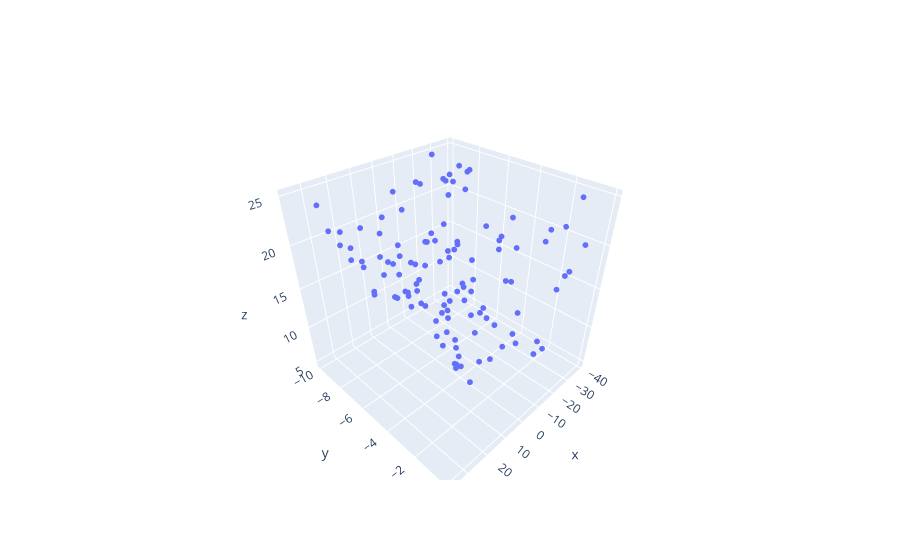

Here is the notebook cell this chart was saved with:
### Code cell
meas_0 = data.get_measurements_data_points(0)
meas_1 = data.get_measurements_data_points(1)

matches = data_association_on_appearance(meas_0, meas_1)
points_0 = np.array(matches['points_1'])
points_1 = np.array(matches['points_2'])

w_T_c0 = np.eye(4)
poses.append(w_T_c0)

#** Estimate the relative pose between the two frames
K = camera.get_camera_matrix()
E, mask = cv2.findEssentialMat(points_0, points_1, K, method=cv2.RANSAC, prob=0.999, threshold=1.0)
_, R, t, mask = cv2.recoverPose(E, points_0, points_1, K, mask=mask)
c0_T_c1 = Rt2T(R, -t)
next_pose = w_T_c0 @ c0_T_c1

print("Estimated relative pose: ")
print(np.round(next_pose, 2))

#** Triangulate points
points_3D = triangulate_points(points_0, points_1, w_T_c0, next_pose)
next_map = {'position':points_3D, 'appearance':matches['appearance']}
# append to map if the points are not already in the map
for i in range(len(next_map['position'])):
    position = next_map['position'][i]
    appearance = next_map['appearance'][i]
    if appearance not in map['appearance']:
        map['position'].append(position)
        map['appearance'].append(appearance)

current_pose = next_pose
current_map = next_map
camera.set_c_T_w(np.linalg.inv(current_pose))
poses.append(current_pose)

#** Plot the 3D points
fig = go.Figure()
x_coords = points_3D[:, 0]  
y_coords = points_3D[:, 1]
z_coords = points_3D[:, 2]
fig.add_trace(go.Scatter3d(x=x_coords, y=y_coords, z=z_coords, mode='markers', marker=dict(size=2)))
fig.show()
